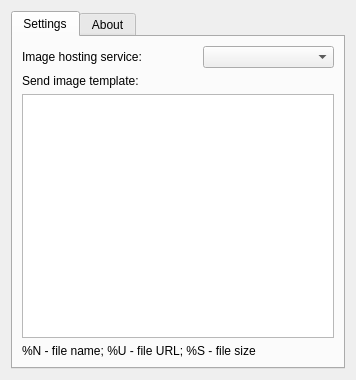
<?xml version="1.0" encoding="UTF-8"?>
<ui version="4.0">
 <class>imagepubSettingsClass</class>
 <widget class="QWidget" name="imagepubSettingsClass">
  <property name="geometry">
   <rect>
    <x>0</x>
    <y>0</y>
    <width>356</width>
    <height>380</height>
   </rect>
  </property>
  <property name="windowTitle">
   <string>Settings</string>
  </property>
  <layout class="QGridLayout" name="gridLayout">
   <item row="0" column="0">
    <widget class="QTabWidget" name="tabWidget">
     <property name="currentIndex">
      <number>0</number>
     </property>
     <widget class="QWidget" name="SettingsTab">
      <attribute name="title">
       <string>Settings</string>
      </attribute>
      <layout class="QVBoxLayout" name="verticalLayout">
       <item>
        <layout class="QHBoxLayout" name="horizontalLayout">
         <item>
          <widget class="QLabel" name="label">
           <property name="text">
            <string>Image hosting service:</string>
           </property>
          </widget>
         </item>
         <item>
          <spacer name="horizontalSpacer">
           <property name="orientation">
            <enum>Qt::Horizontal</enum>
           </property>
           <property name="sizeHint" stdset="0">
            <size>
             <width>18</width>
             <height>17</height>
            </size>
           </property>
          </spacer>
         </item>
         <item>
          <widget class="QComboBox" name="comboBoxServ">
           <property name="minimumSize">
            <size>
             <width>131</width>
             <height>21</height>
            </size>
           </property>
          </widget>
         </item>
        </layout>
       </item>
       <item>
        <widget class="QLabel" name="label_2">
         <property name="text">
          <string>Send image template:</string>
         </property>
        </widget>
       </item>
       <item>
        <widget class="QTextEdit" name="textTpl">
         <property name="html">
          <string>&lt;!DOCTYPE HTML PUBLIC &quot;-//W3C//DTD HTML 4.0//EN&quot; &quot;http://www.w3.org/TR/REC-html40/strict.dtd&quot;&gt;
&lt;html&gt;&lt;head&gt;&lt;meta name=&quot;qrichtext&quot; content=&quot;1&quot; /&gt;&lt;style type=&quot;text/css&quot;&gt;
p, li { white-space: pre-wrap; }
&lt;/style&gt;&lt;/head&gt;&lt;body style=&quot; font-family:'Verdana'; font-size:8pt; font-weight:400; font-style:normal;&quot;&gt;
&lt;p style=&quot;-qt-paragraph-type:empty; margin-top:0px; margin-bottom:0px; margin-left:0px; margin-right:0px; -qt-block-indent:0; text-indent:0px;&quot;&gt;&lt;/p&gt;&lt;/body&gt;&lt;/html&gt;</string>
         </property>
        </widget>
       </item>
       <item>
        <widget class="QLabel" name="label_3">
         <property name="maximumSize">
          <size>
           <width>16777215</width>
           <height>17</height>
          </size>
         </property>
         <property name="text">
          <string>%N - file name; %U - file URL; %S - file size</string>
         </property>
        </widget>
       </item>
      </layout>
     </widget>
     <widget class="QWidget" name="AboutTab">
      <attribute name="title">
       <string>About</string>
      </attribute>
      <layout class="QHBoxLayout" name="horizontalLayout_2">
       <item>
        <widget class="QLabel" name="labelAbout">
         <property name="text">
          <string>&lt;!DOCTYPE HTML PUBLIC &quot;-//W3C//DTD HTML 4.0//EN&quot; &quot;http://www.w3.org/TR/REC-html40/strict.dtd&quot;&gt;
&lt;html&gt;&lt;head&gt;&lt;meta name=&quot;qrichtext&quot; content=&quot;1&quot; /&gt;&lt;style type=&quot;text/css&quot;&gt;
p, li { white-space: pre-wrap; }
&lt;/style&gt;&lt;/head&gt;&lt;body style=&quot; font-family:'Verdana'; font-size:8pt; font-weight:400; font-style:normal;&quot;&gt;
&lt;p align=&quot;center&quot; style=&quot; margin-top:0px; margin-bottom:0px; margin-left:0px; margin-right:0px; -qt-block-indent:0; text-indent:0px;&quot;&gt;&lt;img src=&quot;:/icons/imagepub-icon48.png&quot; /&gt;&lt;/p&gt;
&lt;p align=&quot;center&quot; style=&quot; margin-top:0px; margin-bottom:0px; margin-left:0px; margin-right:0px; -qt-block-indent:0; text-indent:0px;&quot;&gt;&lt;span style=&quot; font-family:'Bitstream Vera Sans'; font-size:10pt; font-weight:600;&quot;&gt;ImagePub qutIM plugin&lt;/span&gt;&lt;/p&gt;
&lt;p align=&quot;center&quot; style=&quot; margin-top:0px; margin-bottom:0px; margin-left:0px; margin-right:0px; -qt-block-indent:0; text-indent:0px;&quot;&gt;&lt;span style=&quot; font-family:'Bitstream Vera Sans'; font-size:10pt;&quot;&gt;v%VERSION%&lt;/span&gt;&lt;/p&gt;
&lt;p align=&quot;center&quot; style=&quot;-qt-paragraph-type:empty; margin-top:0px; margin-bottom:0px; margin-left:0px; margin-right:0px; -qt-block-indent:0; text-indent:0px; font-family:'Bitstream Vera Sans'; font-size:10pt;&quot;&gt;&lt;/p&gt;
&lt;p align=&quot;center&quot; style=&quot; margin-top:0px; margin-bottom:0px; margin-left:0px; margin-right:0px; -qt-block-indent:0; text-indent:0px;&quot;&gt;&lt;span style=&quot; font-family:'Bitstream Vera Sans'; font-size:10pt;&quot;&gt;Send images via public web services&lt;/span&gt;&lt;/p&gt;
&lt;p style=&quot;-qt-paragraph-type:empty; margin-top:0px; margin-bottom:0px; margin-left:0px; margin-right:0px; -qt-block-indent:0; text-indent:0px; font-family:'Bitstream Vera Sans'; font-size:10pt;&quot;&gt;&lt;/p&gt;
&lt;p align=&quot;center&quot; style=&quot; margin-top:0px; margin-bottom:0px; margin-left:0px; margin-right:0px; -qt-block-indent:0; text-indent:0px;&quot;&gt;&lt;span style=&quot; font-family:'Bitstream Vera Sans'; font-size:10pt; font-weight:600;&quot;&gt;Author: &lt;/span&gt;&lt;/p&gt;
&lt;p align=&quot;center&quot; style=&quot; margin-top:0px; margin-bottom:0px; margin-left:0px; margin-right:0px; -qt-block-indent:0; text-indent:0px;&quot;&gt;&lt;span style=&quot; font-family:'Bitstream Vera Sans'; font-size:10pt;&quot;&gt;Alexander Kazarin&lt;/span&gt;&lt;/p&gt;
&lt;p align=&quot;center&quot; style=&quot; margin-top:0px; margin-bottom:0px; margin-left:0px; margin-right:0px; -qt-block-indent:0; text-indent:0px;&quot;&gt;&lt;a href=&quot;mailto:boiler.co.ru&quot;&gt;&lt;span style=&quot; font-family:'Bitstream Vera Sans'; font-size:10pt; text-decoration: underline; color:#0000ff;&quot;&gt;boiler@co.ru&lt;/span&gt;&lt;/a&gt;&lt;/p&gt;
&lt;p align=&quot;center&quot; style=&quot;-qt-paragraph-type:empty; margin-top:0px; margin-bottom:0px; margin-left:0px; margin-right:0px; -qt-block-indent:0; text-indent:0px; font-family:'Bitstream Vera Sans'; font-size:10pt; text-decoration: underline; color:#000000;&quot;&gt;&lt;/p&gt;
&lt;p align=&quot;center&quot; style=&quot;-qt-paragraph-type:empty; margin-top:0px; margin-bottom:0px; margin-left:0px; margin-right:0px; -qt-block-indent:0; text-indent:0px; font-family:'Bitstream Vera Sans'; font-size:10pt; text-decoration: underline; color:#000000;&quot;&gt;&lt;/p&gt;
&lt;p align=&quot;center&quot; style=&quot; margin-top:0px; margin-bottom:0px; margin-left:0px; margin-right:0px; -qt-block-indent:0; text-indent:0px;&quot;&gt;&lt;span style=&quot; font-family:'Bitstream Vera Sans'; font-size:10pt; color:#000000;&quot;&gt;(c) 2009&lt;/span&gt;&lt;/p&gt;&lt;/body&gt;&lt;/html&gt;</string>
         </property>
         <property name="wordWrap">
          <bool>true</bool>
         </property>
        </widget>
       </item>
      </layout>
     </widget>
    </widget>
   </item>
  </layout>
 </widget>
 <resources>
  <include location="imagepub.qrc"/>
 </resources>
 <connections/>
 <slots>
  <slot>testclick()</slot>
 </slots>
</ui>
